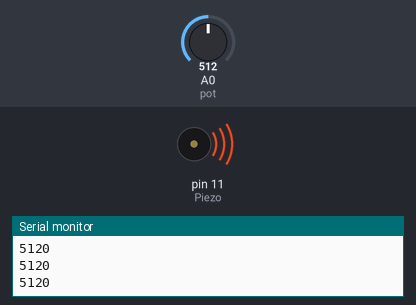
Bench run of a sketch on a simulated Arduino Uno, built with avr-gcc and run on an emulated ATmega328P. On the bench: buzzer (waves = sounding), the last lines printed to the serial monitor. The inputs (shaded band) are chosen by the test bench; at power-on: A0 (pot) = 512.

Above: at 1.2 s.
1.3 s: A0 (pot) set to 0
At 2.5 s:
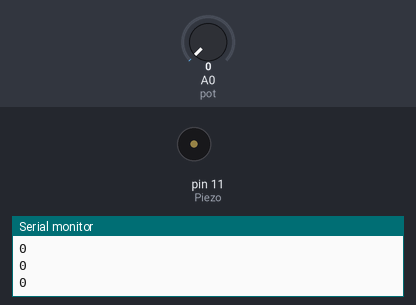
2.8 s: A0 (pot) set to 122
At 3.6 s:
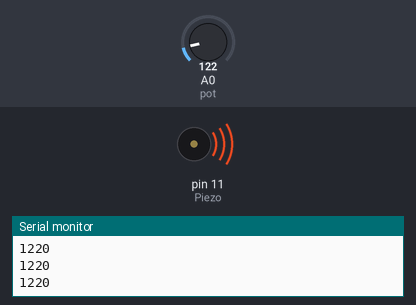
Timing chart, 0 to 5.8 s (numbered marks = the images above; inputs shaded):
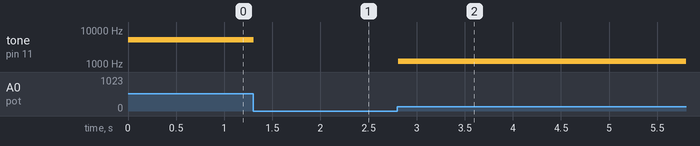

Measured:
- after the input at 1.3 s, tone on pin 11 (Piezo): 5120 Hz → silent at once
- after the input at 2.8 s, tone on pin 11 (Piezo): silent → 1220 Hz at once

The sketch:

m1t1.ino.ino
```cpp
// C++ code
//

const int pot = A0;
const int Piezo = 11;

void setup()
{
  pinMode(Piezo, OUTPUT);
  pinMode(pot, INPUT);
  Serial.begin(9600);
}

void loop()
{
  int freq = analogRead(pot) * 10;
  Serial.println(freq);
  tone(11,freq);

}
```
